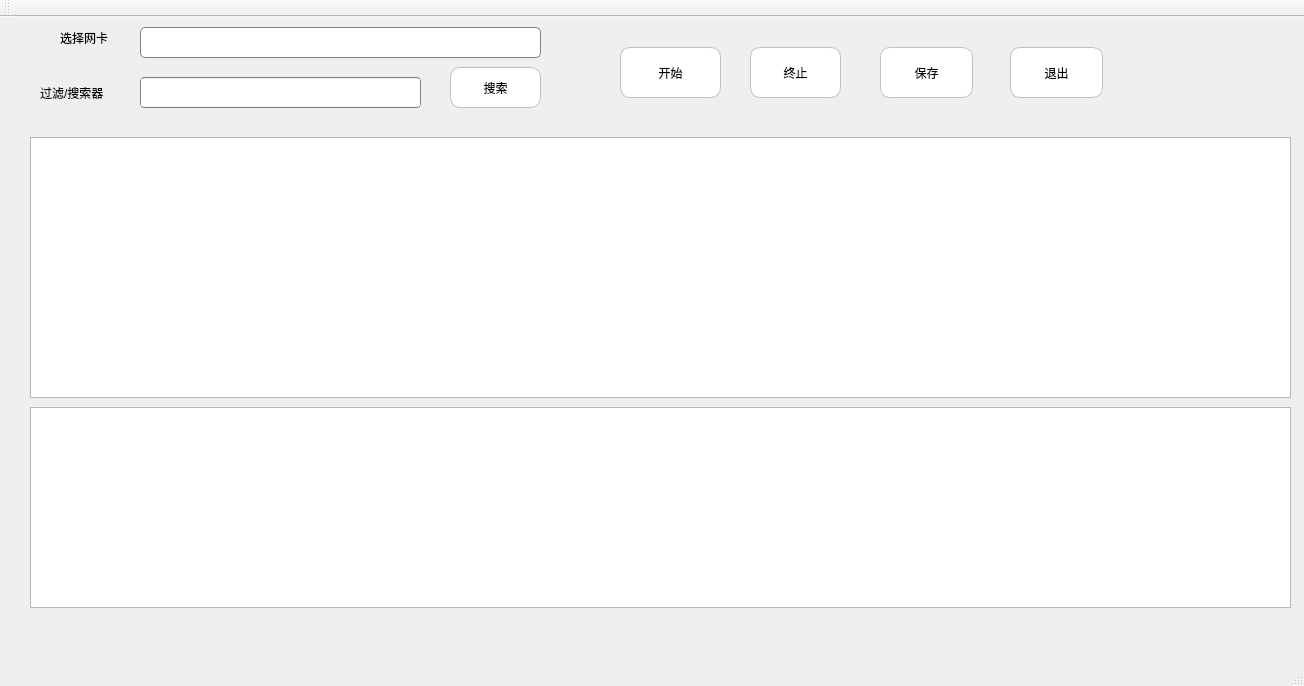
<?xml version="1.0" encoding="UTF-8"?>
<ui version="4.0">
 <class>MainWindow</class>
 <widget class="QMainWindow" name="MainWindow">
  <property name="geometry">
   <rect>
    <x>0</x>
    <y>0</y>
    <width>1304</width>
    <height>686</height>
   </rect>
  </property>
  <property name="windowTitle">
   <string>MainWindow</string>
  </property>
  <property name="styleSheet">
   <string notr="true">QPushButton{  
    border: 1px solid #C0C0C0;  
    background-color:#FFFFFF; 
    border-style: solid;  
    border-radius: 10px;  

}  
QPushButton:pressed{  
    background-color:#EAF0FF;  
    border: 1px solid #AAB4C4;  
    width: 40px;  
    height:20px;  
    padding:0 0px;  
    border-radius:10px;  
}  
</string>
  </property>
  <widget class="QWidget" name="centralWidget">
   <widget class="QComboBox" name="comboBox">
    <property name="geometry">
     <rect>
      <x>140</x>
      <y>10</y>
      <width>401</width>
      <height>31</height>
     </rect>
    </property>
    <property name="styleSheet">
     <string notr="true">QComboBox
{
	subcontrol-origin: padding;
    subcontrol-position: top right;
    selection-background-color: #111;
    font-size: 16px;
    border-style: solid;
    border: 1px solid grey;
    border-radius: 5;
    padding: 1px 0px 1px 10px;
}

QComboBox:hover, QPushButton:hover
{
    border: 1px solid grey;
}

QComboBox:editable {
    background: red;
    color: black;
}








QComboBox::drop-down 
{
    border: 0px; /* This seems to replace the whole arrow of the combo box */
}

/* Define a new custom arrow icon for the combo box */
QComboBox::down-arrow {
    image: url(G:/Sniffer/arrow_down.png);
	margin-right: 10px;
    width: 14px;
    height: 14px;
}

</string>
    </property>
   </widget>
   <widget class="QPushButton" name="startCapture">
    <property name="geometry">
     <rect>
      <x>620</x>
      <y>30</y>
      <width>101</width>
      <height>51</height>
     </rect>
    </property>
    <property name="styleSheet">
     <string notr="true"/>
    </property>
    <property name="text">
     <string>开始</string>
    </property>
   </widget>
   <widget class="QPushButton" name="stopCapture">
    <property name="geometry">
     <rect>
      <x>750</x>
      <y>30</y>
      <width>91</width>
      <height>51</height>
     </rect>
    </property>
    <property name="text">
     <string>终止</string>
    </property>
   </widget>
   <widget class="QTreeView" name="treeView">
    <property name="geometry">
     <rect>
      <x>30</x>
      <y>120</y>
      <width>1261</width>
      <height>261</height>
     </rect>
    </property>
    <property name="styleSheet">
     <string notr="true">QTreeView {
    show-decoration-selected: 1;
	alternate-background-color: yellow;
}

QTreeView::item {
    border: 1px solid #d9d9d9;
    border-top-color: transparent;
    border-bottom-color: transparent;
}

QTreeView::item:hover {
    background: qlineargradient(x1: 0, y1: 0, x2: 0, y2: 1, stop: 0 #e7effd, stop: 1 #cbdaf1);
    border: 1px solid #bfcde4;
}

QTreeView::item:selected {
    border: 1px solid #567dbc;
}

QTreeView::item:selected:active{
    background: qlineargradient(x1: 0, y1: 0, x2: 0, y2: 1, stop: 0 #6ea1f1, stop: 1 #567dbc);
}

QTreeView::item:selected:!active {
    background: qlineargradient(x1: 0, y1: 0, x2: 0, y2: 1, stop: 0 #6b9be8, stop: 1 #577fbf);
}</string>
    </property>
   </widget>
   <widget class="QTextEdit" name="textEdit">
    <property name="geometry">
     <rect>
      <x>140</x>
      <y>60</y>
      <width>281</width>
      <height>31</height>
     </rect>
    </property>
    <property name="styleSheet">
     <string notr="true">QTextEdit {
	border:1px solid grey;
	border-radius: 4px;
    padding: 1px 0px 1px 0px;
	font-size: 16px;
}</string>
    </property>
   </widget>
   <widget class="QLabel" name="label">
    <property name="geometry">
     <rect>
      <x>60</x>
      <y>10</y>
      <width>72</width>
      <height>21</height>
     </rect>
    </property>
    <property name="text">
     <string>选择网卡</string>
    </property>
   </widget>
   <widget class="QLabel" name="label_2">
    <property name="geometry">
     <rect>
      <x>40</x>
      <y>60</y>
      <width>91</width>
      <height>31</height>
     </rect>
    </property>
    <property name="text">
     <string>过滤/搜索器</string>
    </property>
   </widget>
   <widget class="QPushButton" name="saveData">
    <property name="geometry">
     <rect>
      <x>880</x>
      <y>30</y>
      <width>93</width>
      <height>51</height>
     </rect>
    </property>
    <property name="styleSheet">
     <string notr="true"/>
    </property>
    <property name="text">
     <string>保存</string>
    </property>
   </widget>
   <widget class="QTreeView" name="detailview">
    <property name="geometry">
     <rect>
      <x>30</x>
      <y>390</y>
      <width>1261</width>
      <height>201</height>
     </rect>
    </property>
    <property name="styleSheet">
     <string notr="true">
QTreeView::item:open {
    background-color: #c5ebfb;
    color: blue;
}
QTreeView::item:selected {
    background-color: #567dbc;
	opacity: 0.6;
    color: white;
}</string>
    </property>
   </widget>
   <widget class="QPushButton" name="search">
    <property name="geometry">
     <rect>
      <x>450</x>
      <y>50</y>
      <width>91</width>
      <height>41</height>
     </rect>
    </property>
    <property name="text">
     <string>搜索</string>
    </property>
   </widget>
   <widget class="QPushButton" name="quit">
    <property name="geometry">
     <rect>
      <x>1010</x>
      <y>30</y>
      <width>93</width>
      <height>51</height>
     </rect>
    </property>
    <property name="text">
     <string>退出</string>
    </property>
   </widget>
  </widget>
  <widget class="QMenuBar" name="menuBar">
   <property name="geometry">
    <rect>
     <x>0</x>
     <y>0</y>
     <width>1304</width>
     <height>26</height>
    </rect>
   </property>
  </widget>
  <widget class="QToolBar" name="mainToolBar">
   <attribute name="toolBarArea">
    <enum>TopToolBarArea</enum>
   </attribute>
   <attribute name="toolBarBreak">
    <bool>false</bool>
   </attribute>
  </widget>
  <widget class="QStatusBar" name="statusBar"/>
 </widget>
 <layoutdefault spacing="6" margin="11"/>
 <resources/>
 <connections/>
</ui>
